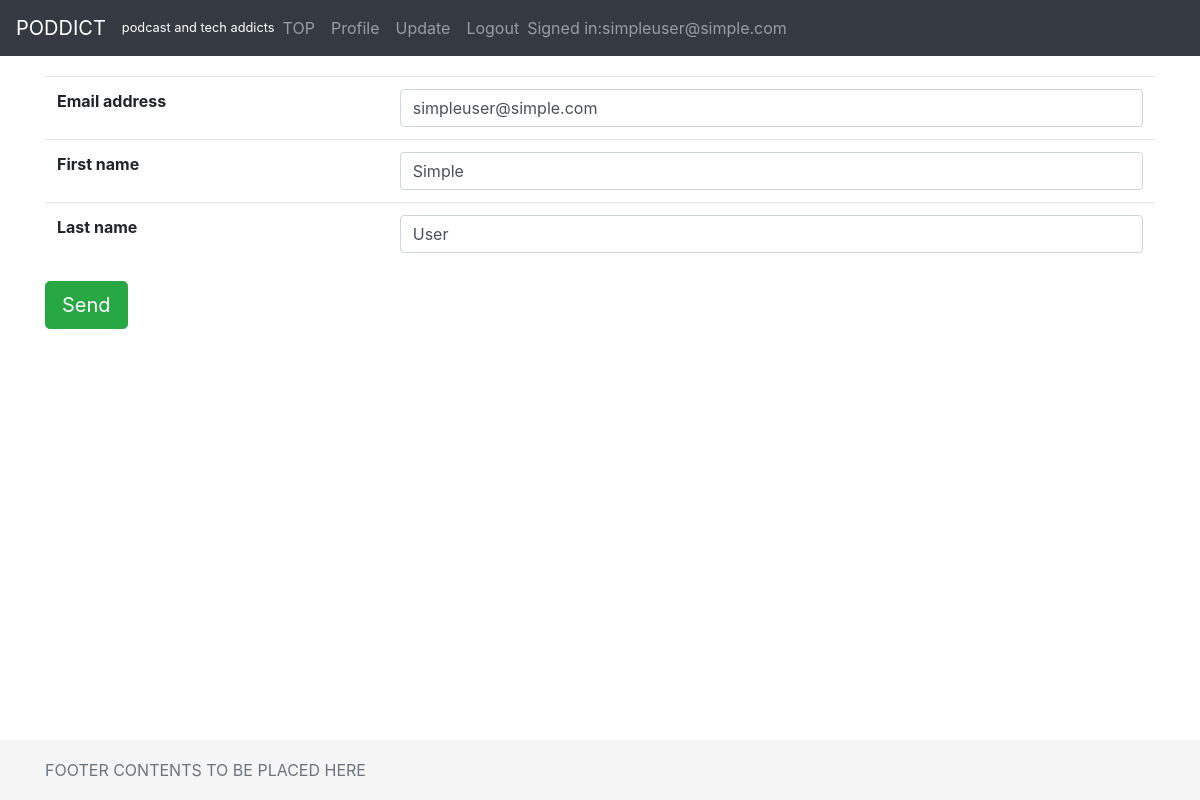
Screenshot of /register/user_update/3/ (signed in) with the database file from the repository.
### register/models.py (models this page shows, shortened)
    class User(AbstractBaseUser, PermissionsMixin):
        email = models.EmailField(_('email address'),unique=True)
        first_name = models.CharField(_('first name'),max_length=30,blank=True)
        last_name = models.CharField(_('last name'),max_length=150,blank=True)
        is_staff = models.BooleanField(
            _('staff status'),
            default=False,
            help_text=_(
                'Designates whether the user can log into this admin site.'),
        )
        is_active = models.BooleanField(
            _('active'),
            default=True,
            help_text=_(
                'Designates wheter this user should be treated as active.'
                'Unselect this instead of deleting accounts.'
            ),
        )
        date_joined = models.DateTimeField(_('date joined'),default=timezone.now)
        objects = UserManager()
        EMAIL_FIELD = 'email'
        USERNAME_FIELD = 'email'
        REQUIRED_FIELDS = []
        class Meta:
            verbose_name = _('user')
            verbose_name_plural = _('users')

### register/views.py (the view, shortened to what this page needs)
# urls.py: path('user_update/<int:pk>/', views.UserUpdate.as_view(), name='user_update'),
class UserUpdate(OnlyYouMixin, generic.UpdateView):
    model = User
    form_class = UserUpdateForm
    template_name = 'register/user_form.html'

### register/forms.py
class UserUpdateForm(forms.ModelForm):
    class Meta:
        model = User
        if User.USERNAME_FIELD == 'email':
            fields = ('email', 'first_name', 'last_name')
        else:
            fields = ('username', 'email', 'first_name', 'last_name')
    def __init__(self, *args, **kwargs):
        super().__init__(*args, **kwargs)
        for field in self.fields.values():
            field.widget.attrs['class'] = 'form-control'

### register/views.py (called while the page is built)
    def test_func(self):
        user = self.request.user
        return user.pk == self.kwargs['pk'] or user.is_superuser

### templates/register/user_form.html (shortened to what this page needs)
{% extends "base.html" %}
{% block contents %}
<form action="" method="POST">
  <table class="table">
    <tbody>
      {% for field in form %}
        <tr>
          <th><label for="{{ field.id_for_label }}">{{ field.label }}</label></th>
          <td>{{ field }} {{field.erros }}</td>
        </tr>
      {% endfor %}
    </tbody>
  </table>
  <button type="submit" class="btn btn-success btn-lg">Send</button>
</form>
{% endblock %}

### pdblog/templates/base.html (shortened to what this page needs)
{% load staticfiles %}
<!doctype html>
<html lang="en">
  <head>
    <link href="{% static 'css/sticky-footer-navbar.css' %}" rel="stylesheet">
    <link href="{% static 'css/pd_bootstrap.css' %}" rel="stylesheet">
</head>
  <body>
    <header>
      <nav class="navbar navbar-expand-md navbar-dark fixed-top bg-dark">
        <a class="navbar-brand" href="{% url 'pdblog:article_list' %}">PODDICT</a>
        <small style="Color:white">podcast and tech addicts</small>
        <div class="collapse navbar-collapse" id="navbarCollapse">
          <ul class="navbar-nav mr-auto">
            <li class="nav-item {% block nav_activate %}{% endblock %}">
              <a class="nav-link" href="{% url 'pdblog:article_list' %}">TOP<span class="sr-only">(current)</span></a></li>
            {% if user.is_authenticated %}
            <li><a class="nav-item nav-link" href="{% url 'register:user_detail' user.pk %}">Profile</a></li>
            <li><a class="nav-item nav-link" href="{% url 'register:user_update' user.pk %}">Update</a></li>
            <li><a class="nav-item nav-link" href="{% url 'register:logout' %}">Logout</a></li>
            <li class="navbar-text">Signed in:{{ user }}</li>
            {% else %}
            <li class="nav-item"><a class="nav-item nav-link" href="{% url 'register:login' %}">
              Login.
              </a>
            </li>
            {% endif %}
          </ul>
        </div>
      </nav>
    </header>
    <main role="main" class="container mt-3">
        {% block contents %}{% endblock %}
    </main>
    <footer class="footer">
      <div class="container">
        <span class="text-muted"> FOOTER CONTENTS TO BE PLACED HERE </span>
      </div>
    </footer>
 </body>
</html>

### static/css/sticky-footer-navbar.css (style rules this page uses)
html { position: relative; min-height: 100%; }
.footer { position: absolute; bottom: 0; width: 100%; height: 60px; line-height: 60px; background-color: #f5f5f5; }
body > .container { padding: 60px 15px 0; }
.footer > .container { padding-right: 15px; padding-left: 15px; }

### rows the page displays
User: email "simpleuser@simple.com", form "simpleuser@simple.com" "Simple" "User"

### other values shown
{{ field.label }} "Email address" "First name" "Last name"
